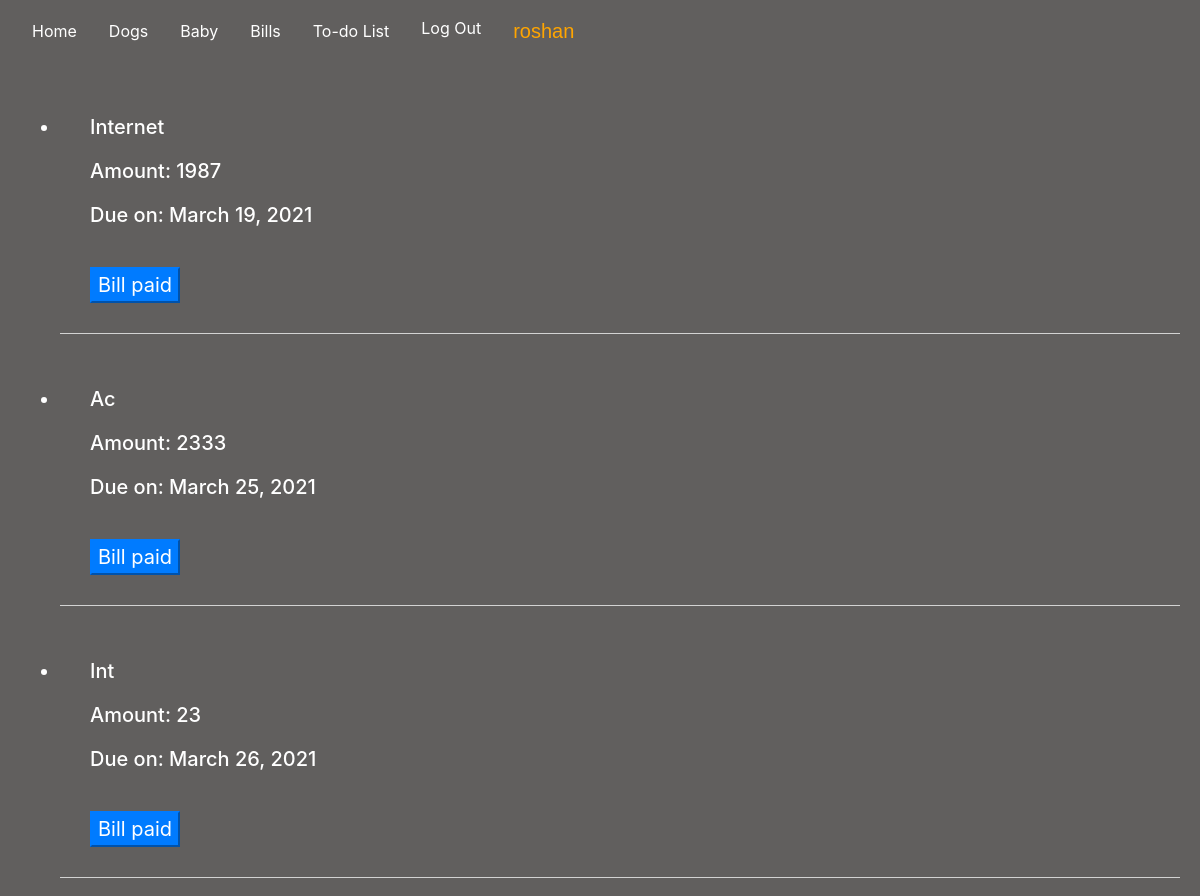
Page /bills (signed in, upper part) on the earlier database version.
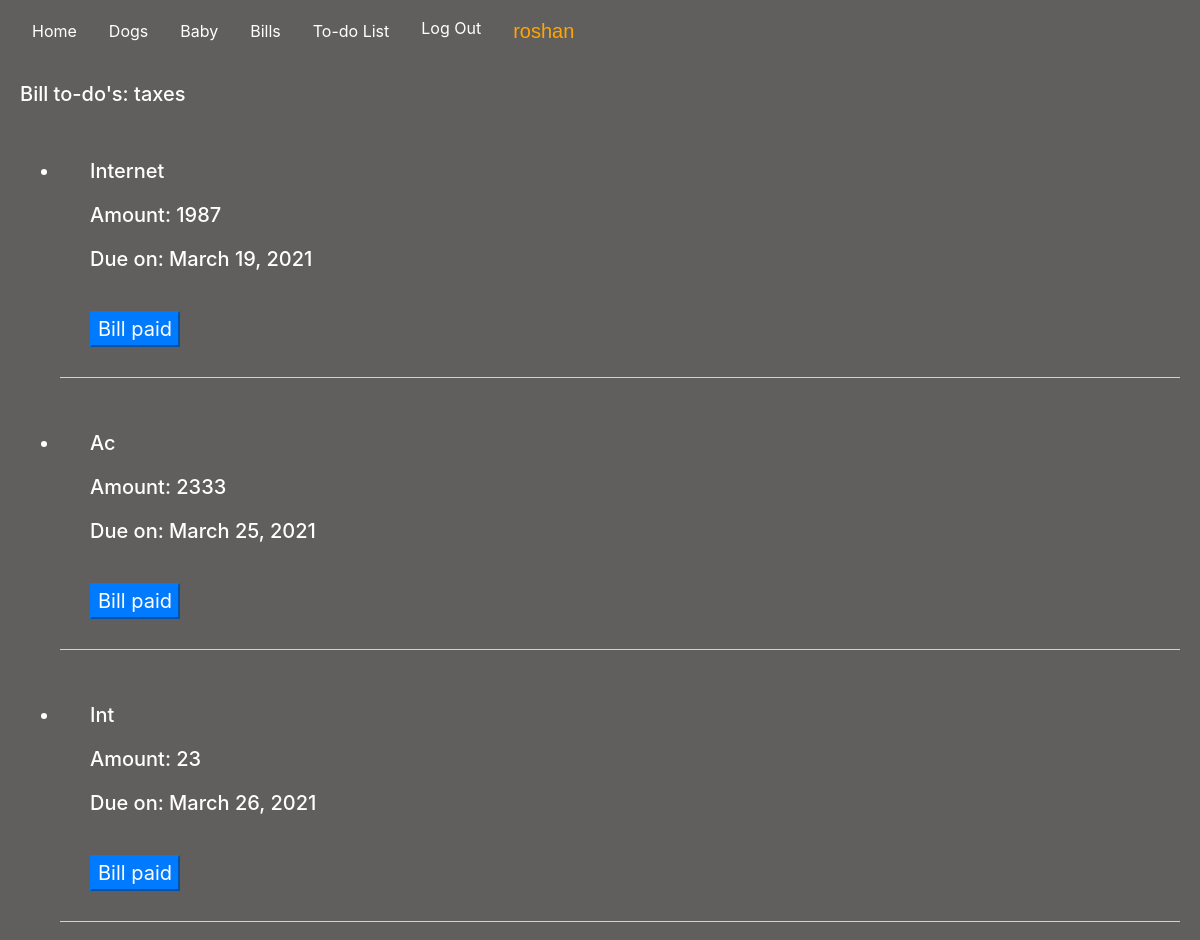
Same page on the later database version.
### housemanager/models.py (models this page shows, shortened)
class Bills(models.Model):
    bill_name = models.CharField(max_length=200)
    bill_amount = models.IntegerField(default=0)
    bill_due = models.DateField(auto_now=False, auto_now_add=False)

class Todo(models.Model):
    todo = models.CharField(max_length = 200)
    done = models.BooleanField(default=False)
    todo_date = models.DateField(default=datetime.now, blank=True)
    todo_cat = models.CharField(max_length=200, blank = True)

### housemanager/views.py (the view)
# urls.py: path("bills", views.bills, name="bills"),
@csrf_exempt
@login_required(login_url="/login")
def bills(request):
    bills = Bills.objects.all()
    bills_todo = Todo.objects.filter(todo_cat="Bills", done=False)
    paginator = Paginator(bills, 10)
    page_number = request.GET.get('page')
    page_obj = paginator.get_page(page_number)
    return render(request, "housemanager/bills.html", {
        "bills": bills,
        "page_obj": page_obj,
        "bills_todo": bills_todo
    })

### housemanager/templates/housemanager/bills.html (shortened to what this page needs)
{% extends "housemanager/layout.html" %}
{% load static %}
{% block body %}
{% if bills_todo %}
   {% for bills_todo in bills_todo %}
    <h5>Bill to-do's: {{bills_todo.todo}}</h5>
    {% endfor %}
{% endif %}
<ul id="bills">
    {% for bills in page_obj %}
    <li class="listitem" data-id={{bills.id}}>
        <h5>{{bills.bill_name | title}}</h5>
        <h5>Amount: {{bills.bill_amount}}</h5>
        <h5>Due on: {{bills.bill_due}}</h5>
        <button data-id={{bills.id}} class="btn-primary" id="bill-paid">Bill paid</button>
    </li>
    {% endfor %}
</ul>
{% endblock %}

Differences in the rows shown:
added Todo: todo "taxes"
